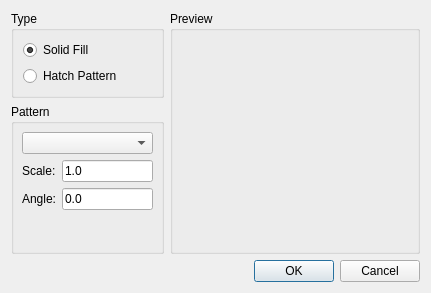
<?xml version="1.0" encoding="UTF-8"?>
<ui version="4.0">
 <class>HatchDialog</class>
 <widget class="QDialog" name="HatchDialog">
  <property name="windowModality">
   <enum>Qt::ApplicationModal</enum>
  </property>
  <property name="geometry">
   <rect>
    <x>0</x>
    <y>0</y>
    <width>431</width>
    <height>293</height>
   </rect>
  </property>
  <property name="windowTitle">
   <string>Hatch</string>
  </property>
  <property name="windowIcon">
   <iconset>
    <normaloff>Hatch.svg</normaloff>Hatch.svg</iconset>
  </property>
  <layout class="QVBoxLayout" name="verticalLayout_3">
   <item>
    <layout class="QGridLayout" name="gridLayout" columnstretch="0,1">
     <item row="0" column="0">
      <widget class="QGroupBox" name="Type">
       <property name="title">
        <string>Type</string>
       </property>
       <layout class="QVBoxLayout" name="verticalLayout_2">
        <item>
         <widget class="QRadioButton" name="SolidFill">
          <property name="text">
           <string>Solid Fill</string>
          </property>
          <property name="checked">
           <bool>true</bool>
          </property>
         </widget>
        </item>
        <item>
         <widget class="QRadioButton" name="HatchPattern">
          <property name="text">
           <string>Hatch Pattern</string>
          </property>
         </widget>
        </item>
       </layout>
      </widget>
     </item>
     <item row="0" column="1" rowspan="2">
      <widget class="QGroupBox" name="PreviewGroup">
       <property name="minimumSize">
        <size>
         <width>250</width>
         <height>16</height>
        </size>
       </property>
       <property name="title">
        <string>Preview</string>
       </property>
       <layout class="QVBoxLayout" name="PreviewLayout"/>
      </widget>
     </item>
     <item row="1" column="0">
      <widget class="QGroupBox" name="PatternGroup">
       <property name="title">
        <string>Pattern</string>
       </property>
       <layout class="QVBoxLayout">
        <property name="margin">
         <number>8</number>
        </property>
        <item>
         <widget class="QComboBox" name="Pattern"/>
        </item>
        <item>
         <layout class="QGridLayout" name="layout">
          <item row="1" column="0">
           <widget class="QLabel" name="label_2">
            <property name="text">
             <string>Angle:</string>
            </property>
           </widget>
          </item>
          <item row="0" column="0">
           <widget class="QLabel" name="label">
            <property name="text">
             <string>Scale:</string>
            </property>
           </widget>
          </item>
          <item row="0" column="1">
           <widget class="RMathLineEdit" name="Scale">
            <property name="text">
             <string notr="true">1.0</string>
            </property>
            <property name="angle" stdset="0">
             <bool>false</bool>
            </property>
            <property name="defaultUnit" stdset="0">
             <number>0</number>
            </property>
           </widget>
          </item>
          <item row="1" column="1">
           <widget class="RMathLineEdit" name="Angle">
            <property name="text">
             <string notr="true">0.0</string>
            </property>
            <property name="angle" stdset="0">
             <bool>true</bool>
            </property>
            <property name="defaultUnit" stdset="0">
             <number>0</number>
            </property>
           </widget>
          </item>
         </layout>
        </item>
        <item>
         <spacer name="spacer">
          <property name="orientation">
           <enum>Qt::Vertical</enum>
          </property>
          <property name="sizeHint" stdset="0">
           <size>
            <width>20</width>
            <height>40</height>
           </size>
          </property>
         </spacer>
        </item>
       </layout>
      </widget>
     </item>
    </layout>
   </item>
   <item>
    <widget class="QDialogButtonBox" name="buttonBox">
     <property name="standardButtons">
      <set>QDialogButtonBox::Cancel|QDialogButtonBox::Ok</set>
     </property>
    </widget>
   </item>
  </layout>
 </widget>
 <customwidgets>
  <customwidget>
   <class>RMathLineEdit</class>
   <extends>QLineEdit</extends>
   <header>RMathLineEdit.h</header>
  </customwidget>
 </customwidgets>
 <tabstops>
  <tabstop>Pattern</tabstop>
  <tabstop>Scale</tabstop>
  <tabstop>Angle</tabstop>
  <tabstop>buttonBox</tabstop>
 </tabstops>
 <resources/>
 <connections>
  <connection>
   <sender>buttonBox</sender>
   <signal>accepted()</signal>
   <receiver>HatchDialog</receiver>
   <slot>accept()</slot>
   <hints>
    <hint type="sourcelabel">
     <x>169</x>
     <y>504</y>
    </hint>
    <hint type="destinationlabel">
     <x>235</x>
     <y>154</y>
    </hint>
   </hints>
  </connection>
  <connection>
   <sender>buttonBox</sender>
   <signal>rejected()</signal>
   <receiver>HatchDialog</receiver>
   <slot>reject()</slot>
   <hints>
    <hint type="sourcelabel">
     <x>169</x>
     <y>504</y>
    </hint>
    <hint type="destinationlabel">
     <x>235</x>
     <y>154</y>
    </hint>
   </hints>
  </connection>
  <connection>
   <sender>HatchPattern</sender>
   <signal>toggled(bool)</signal>
   <receiver>PatternGroup</receiver>
   <slot>setEnabled(bool)</slot>
   <hints>
    <hint type="sourcelabel">
     <x>81</x>
     <y>68</y>
    </hint>
    <hint type="destinationlabel">
     <x>80</x>
     <y>122</y>
    </hint>
   </hints>
  </connection>
 </connections>
</ui>
